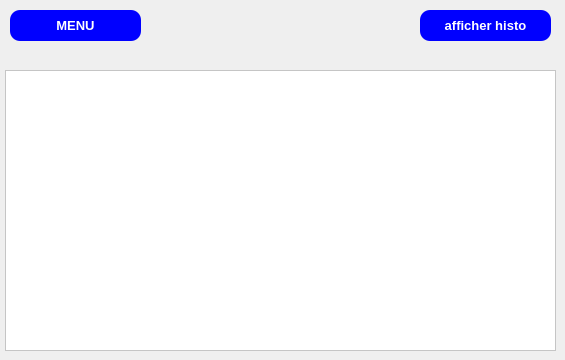
      <widget class="QWidget" name="page_13">
       <widget class="QPushButton" name="pushButton_HISTORIQUES_14">
        <property name="geometry">
         <rect>
          <x>10</x>
          <y>10</y>
          <width>131</width>
          <height>31</height>
         </rect>
        </property>
        <property name="font">
         <font>
          <pointsize>-1</pointsize>
          <weight>75</weight>
          <bold>true</bold>
          <underline>false</underline>
          <kerning>true</kerning>
         </font>
        </property>
        <property name="styleSheet">
         <string notr="true">/*-----QPushButton-----*/
QPushButton
{
	background-color:  rgb(0,0,255);



	color: #ffffff;
	font-size: 13px;
	font-weight: bold;
	border: 5px;
	border-radius:10px;
	padding: 5px;

}

QPushButton::hover
{
background-color: qlineargradient(spread:pad, x1:0, y1:0.511, x2:1, y2:0.511, stop:0 rgba(0, 0, 150, 220),stop:1 rgba(50, 220, 200, 220));

	color: #FF5D5D; 
}
QPushButton::pressed
{background-color: qlineargradient(stop:0 rgba(0, 207, 179, 255),stop:1 rgba(70, 255, 230, 255));

	color: #FF5D5D; 

}</string>
        </property>
        <property name="text">
         <string>MENU</string>
        </property>
        <property name="icon">
         <iconset>
          <normaloff>../../../jour_j/archiver.png</normaloff>../../../jour_j/archiver.png</iconset>
        </property>
        <property name="checkable">
         <bool>true</bool>
        </property>
        <property name="checked">
         <bool>true</bool>
        </property>
       </widget>
       <widget class="QTableView" name="table_histo">
        <property name="geometry">
         <rect>
          <x>5</x>
          <y>70</y>
          <width>551</width>
          <height>281</height>
         </rect>
        </property>
        <property name="styleSheet">
         <string notr="true">background-color: #FFFFFF;</string>
        </property>
       </widget>
       <widget class="QPushButton" name="pushButton_affiche_h">
        <property name="geometry">
         <rect>
          <x>420</x>
          <y>10</y>
          <width>131</width>
          <height>31</height>
         </rect>
        </property>
        <property name="font">
         <font>
          <pointsize>-1</pointsize>
          <weight>75</weight>
          <bold>true</bold>
          <underline>false</underline>
          <kerning>true</kerning>
         </font>
        </property>
        <property name="styleSheet">
         <string notr="true">/*-----QPushButton-----*/
QPushButton
{
	background-color:  rgb(0,0,255);



	color: #ffffff;
	font-size: 13px;
	font-weight: bold;
	border: 5px;
	border-radius:10px;
	padding: 5px;

}

QPushButton::hover
{
background-color: qlineargradient(spread:pad, x1:0, y1:0.511, x2:1, y2:0.511, stop:0 rgba(0, 0, 150, 220),stop:1 rgba(50, 220, 200, 220));

	color: #FF5D5D; 
}
QPushButton::pressed
{background-color: qlineargradient(stop:0 rgba(0, 207, 179, 255),stop:1 rgba(70, 255, 230, 255));

	color: #FF5D5D; 

}</string>
        </property>
        <property name="text">
         <string>afficher histo</string>
        </property>
        <property name="icon">
         <iconset>
          <normaloff>../../../jour_j/archiver.png</normaloff>../../../jour_j/archiver.png</iconset>
        </property>
        <property name="checkable">
         <bool>true</bool>
        </property>
        <property name="checked">
         <bool>true</bool>
        </property>
       </widget>
      </widget>
